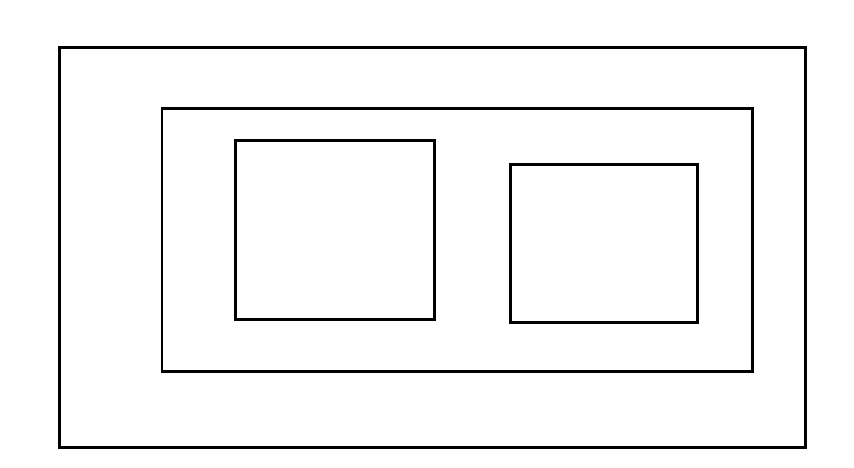
//> input picture test_rectangles/rect2.png, 854 x 468 px
$ ./sol_nested_rectangle   (built with g++ and OpenCV 4)
//> lines starting //> are read from the running program, lines starting //| are printed output that depends on the picture; after the words box and inside, x2 and y2 are one past the last pixel; in counts of white or black regions, pixels touching at a corner belong together
//> further down, image is the input picture: 468 rows x 854 cols, CV_8UC3; 96% white; 4 black regions, box (x1, y1, x2, y2) and area: (58, 46, 807, 449) 6876, (161, 107, 754, 373) 4858, (234, 139, 436, 321) 2268, (509, 163, 699, 324) 2070
#include <regex>
#include <iostream>
#include <opencv2/opencv.hpp>

using namespace std;
using namespace cv;

Mat preprocessImage(Mat image) {
    Mat gray, blurred, enhanced;

    // Convert the image to grayscale
    cvtColor(image, gray, COLOR_BGR2GRAY);

    // Apply Gaussian blur to reduce noise
    GaussianBlur(gray, blurred, Size(7, 7), 0);
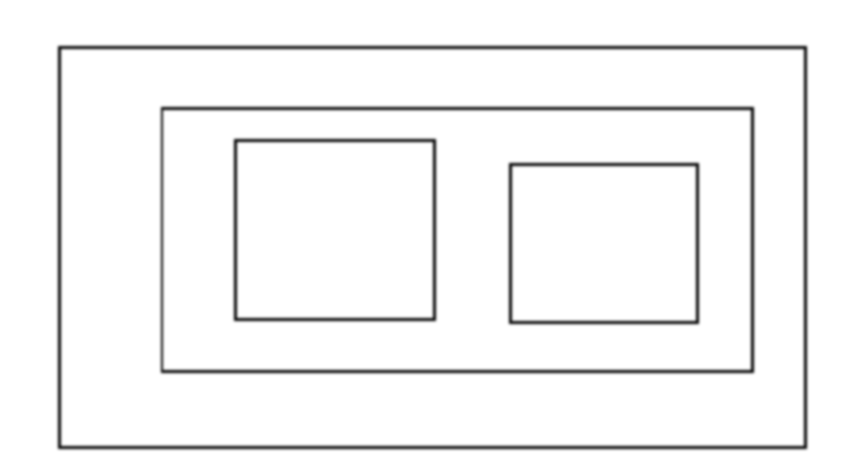
//> blurred: 468 rows x 854 cols, CV_8UC1; min 49, max 255, mean 244.7

    // Enhance contrast using adaptive histogram equalization
    Ptr<CLAHE> clahe = createCLAHE(10.0, Size(8, 8));
    clahe->apply(blurred, enhanced);

    return enhanced;
}

vector<tuple<Point, Point, int>> findNestedRectangles(Mat image) {
    // Preprocess the image
    Mat preprocessedImage = preprocessImage(image);

    // Threshold the preprocessed image to create a binary image.
    Mat thresh;
    threshold(preprocessedImage, thresh, 127, 255, THRESH_BINARY);
//> thresh: 468 rows x 854 cols, CV_8UC1; 96% white; 4 black regions

    // Find contours in the binary image.
    vector<vector<Point>> contours;
    vector<Vec4i> hierarchy;
    findContours(thresh, contours, hierarchy, RETR_LIST, CHAIN_APPROX_SIMPLE);
//> contours = 9 contours; largest, box (x1, y1, x2, y2) and area: (0, 0, 854, 468) 398351, (57, 45, 808, 450) 302992, (61, 49, 804, 446) 293830, (160, 106, 755, 374) 158590, (163, 110, 751, 370) 152031

    // Initialize an empty list to store the rectangles and their levels.
    vector<tuple<Point, Point, int>> rectangles;

    // Get the dimensions of the image
    int height = image.rows;
//> height = 468
    int width = image.cols;
//> width = 854

    // Loop through the contours and find rectangles.
    for (size_t i = 0; i < contours.size(); i++) {
        // Check if the contour is a rectangle.
        vector<Point> approx;
        approxPolyDP(contours[i], approx, 0.01 * arcLength(contours[i], true), true);
        if (approx.size() == 4 && isContourConvex(approx)) {
            // Get the bounding rectangle of the contour.
            Rect rect = boundingRect(contours[i]);
            int x = rect.x;
            int y = rect.y;
            int w = rect.width;
            int h = rect.height;

            // Exclude rectangles touching the image edges
            if (x == 0 || y == 0 || x + w == width || y + h == height)
                continue;

            // Calculate the level of nesting for the rectangle.
            int level = 0;
            for (size_t j = 0; j < contours.size(); j++) {
                if (i == j)
                    continue;
                Rect otherRect = boundingRect(contours[j]);
                int other_x = otherRect.x;
                int other_y = otherRect.y;
                int other_w = otherRect.width;
                int other_h = otherRect.height;
                // Check if the current rectangle completely encloses the other rectangle
                if (x < other_x && x + w > other_x + other_w && y < other_y && y + h > other_y + other_h)
                    level++;
            }

            // Add the rectangle and its level to the list.
            rectangles.push_back(make_tuple(Point(x, y), Point(x + w, y + h), level));
        }
    }
//> this loop made 9 passes
//> (x, y, w, h, level) on passes 1 to 6: (512, 166, 184, 155, 0), (508, 162, 192, 163, 1), (237, 142, 196, 176, 0), (233, 138, 204, 184, 1), (163, 110, 588, 260, 4), (160, 106, 595, 268, 5)

    return rectangles;
}

int main() {
    // Load the image.
    string path = "test_rectangles/rect2.png";
    Mat image = imread(path);

    // Find the nested rectangles.
    vector<tuple<Point, Point, int>> rectangles = findNestedRectangles(image);
//> rectangles = 8 items

    // Print the results.
    for (size_t i = 0; i < rectangles.size(); i++) {
        Point pt1 = get<0>(rectangles[i]);
        Point pt2 = get<1>(rectangles[i]);
        int level = get<2>(rectangles[i]);
        cout << "Rectangle: (" << pt1.x << ", " << pt1.y << ") - (" << pt2.x << ", " << pt2.y << "), Level: " << level << endl;
    }
//> this loop made 8 passes
//> (pt1, pt2, level) on passes 1 to 8: (Point(512, 166), Point(696, 321), 0), (Point(508, 162), Point(700, 325), 1), (Point(237, 142), Point(433, 318), 0), (Point(233, 138), Point(437, 322), 1), (Point(163, 110), Point(751, 370), 4), (Point(160, 106), Point(755, 374), 5), (Point(61, 49), Point(804, 446), 6), (Point(57, 45), Point(808, 450), 7)
//| Rectangle: (512, 166) - (696, 321), Level: 0
//| Rectangle: (508, 162) - (700, 325), Level: 1
//| Rectangle: (237, 142) - (433, 318), Level: 0
//| Rectangle: (233, 138) - (437, 322), Level: 1
//| Rectangle: (163, 110) - (751, 370), Level: 4
//| Rectangle: (160, 106) - (755, 374), Level: 5
//| Rectangle: (61, 49) - (804, 446), Level: 6
//| Rectangle: (57, 45) - (808, 450), Level: 7

    // Draw the rectangles on the image and label them with their level.
    int i = 0;
    int space = 0;
    for (size_t i = 0; i < rectangles.size(); i++) {
        Point pt1 = get<0>(rectangles[i]);
        Point pt2 = get<1>(rectangles[i]);
        int level = get<2>(rectangles[i]);

        // Draw the rectangle
        rectangle(image, pt1, pt2, Scalar(0, 238, 0), 2);

        // Add text showing the level on the top left corner of the rectangle
        if (i % 2 != 0)
            space = 0;
        else
            space = 20;
        putText(image, to_string(level), Point(pt1.x + space, pt1.y), FONT_HERSHEY_SIMPLEX, 0.5, Scalar(238, 0, 0), 1, LINE_AA);
    }
//> this loop made 8 passes
//> pass 1, `putText(image, to_string(level), Point(pt1.x + space, pt1.y), FONT_HER..`:
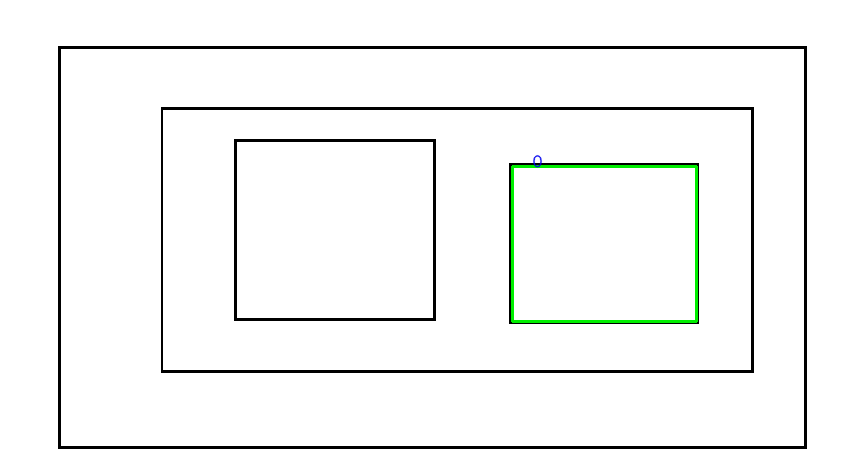
//> image: 468 rows x 854 cols, CV_8UC3; 0.52% of pixels changed, all inside (x1, y1, x2, y2) = (511, 154, 698, 323)
//> pass 2, `putText(image, to_string(level), Point(pt1.x + space, pt1.y), FONT_HER..`:
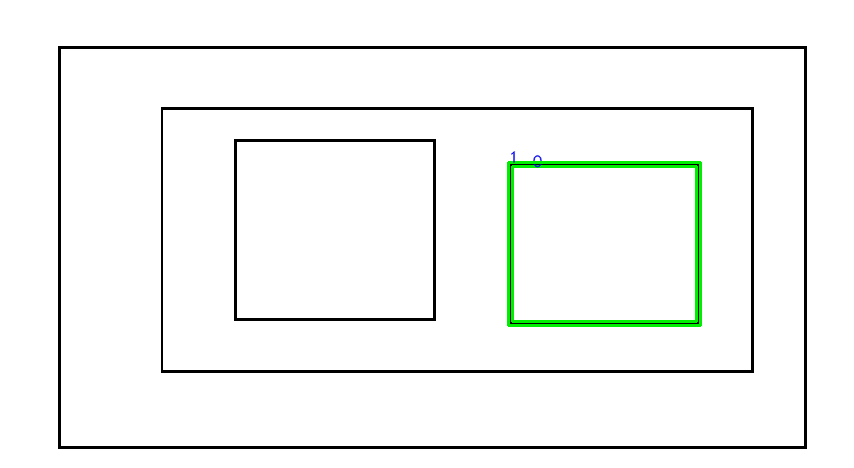
//> image: 468 rows x 854 cols, CV_8UC3; 0.54% of pixels changed, all inside (x1, y1, x2, y2) = (507, 151, 702, 327)
//> pass 3, `putText(image, to_string(level), Point(pt1.x + space, pt1.y), FONT_HER..`:
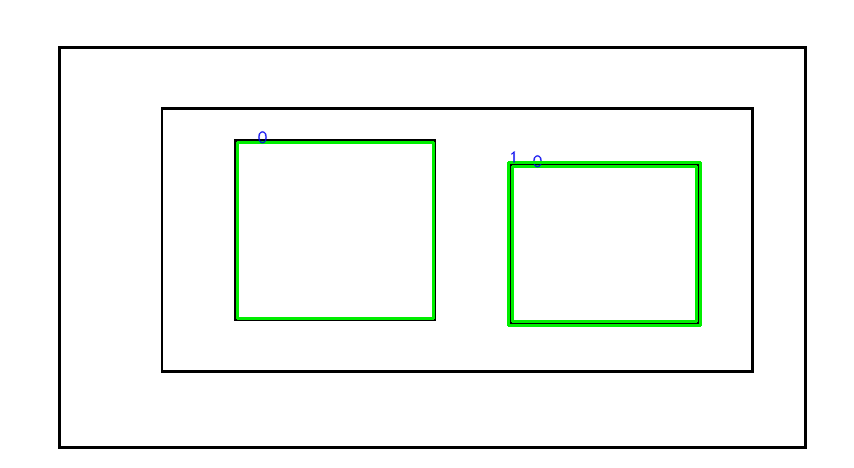
//> image: 468 rows x 854 cols, CV_8UC3; 0.57% of pixels changed, all inside (x1, y1, x2, y2) = (236, 130, 435, 320)
//> after the loop:
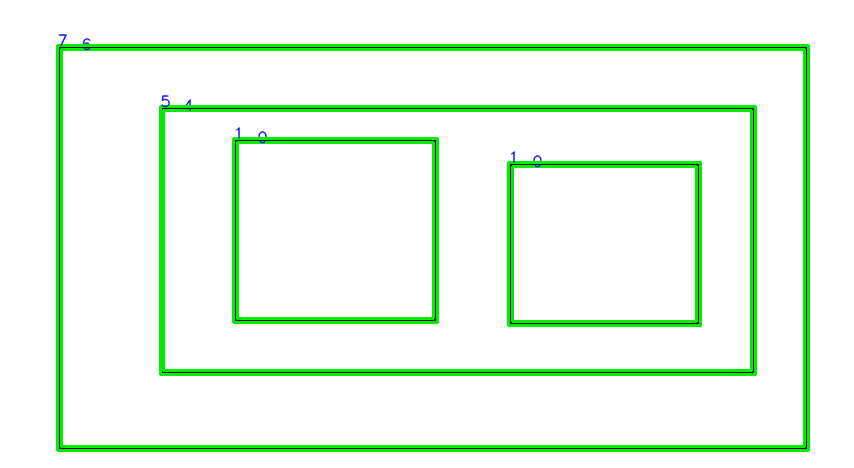
//> image: 468 rows x 854 cols, CV_8UC3; 6.65% of pixels changed, all inside (x1, y1, x2, y2) = (56, 34, 810, 452)

    // Save the output image
    string pattern = "/([^/.]+)\\.";
    smatch match;
    regex_search(path, match, regex(pattern));
    imwrite("output_rectangles/" + match.str(1) + "_cpp_output.png", image);

    // Show the image
    imshow("Image", image);
    waitKey(0);
    destroyAllWindows();

    return 0;
}

$ run again, with test_rectangles/rect1.png copied over test_rectangles/rect2.png
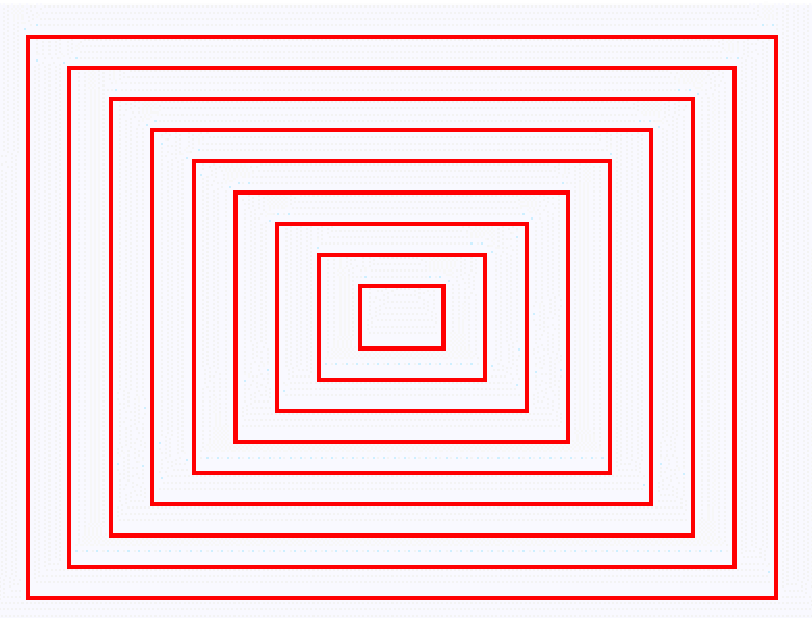
//> input picture test_rectangles/rect1.png, 812 x 618 px
//> image is the input picture: 618 rows x 812 cols, CV_8UC3; mean B, G, R 226.2, 221.4, 248.9
//> in findNestedRectangles, `threshold(preprocessedImage, thresh, 127, 255, THRESH_BINARY);`:
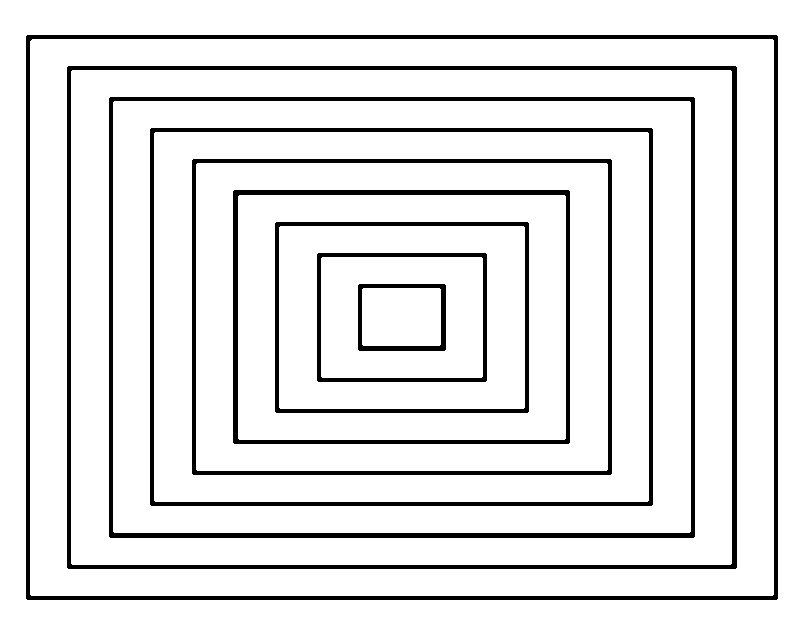
//> thresh: 618 rows x 812 cols, CV_8UC1; 89.2% white; 9 black regions
//> contours = 19 contours; largest, box (x1, y1, x2, y2) and area: (0, 0, 812, 618) 500387, (25, 34, 779, 601) 426190, (30, 39, 774, 596) 413104, (66, 65, 738, 570) 338176, (71, 70, 732, 565) 326038
//> the loop in findNestedRectangles, `for (size_t i = 0; i < contours.size(); i++)` made 19 passes
//> (approx, x, y, w, h) on passes 15 to 19: (4 Points (x, y): [71, 71], [72, 564], [731, 563], [730, 70], 71, 70, 661, 495), (4 Points (x, y): [66, 67], [735, 65], [737, 567], [68, 569], 66, 65, 672, 505), (4 Points (x, y): [30, 41], [31, 595], [773, 594], [772, 39], 30, 39, 744, 557), (4 Points (x, y): [25, 36], [776, 34], [778, 598], [27, 600], 25, 34, 754, 567), (4 Points (x, y): [0, 0], [0, 617], [811, 617], [811, 0], 0, 0, 812, 618)
//> rectangles = 18 items
//> the loop `for (size_t i = 0; i < rectangles.size(); i++)` made 18 passes
//> (pt1, pt2) on passes 1 to 8: (Point(362, 288), Point(441, 346)), (Point(357, 283), Point(447, 352)), (Point(321, 257), Point(483, 378)), (Point(316, 252), Point(488, 383)), (Point(279, 226), Point(525, 409)), (Point(274, 221), Point(530, 414)), (Point(238, 195), Point(566, 440)), (Point(232, 189), Point(571, 445))
//> (printed output is left out)
//> after the loop `for (size_t i = 0; i < rectangles.size(); i++)`:
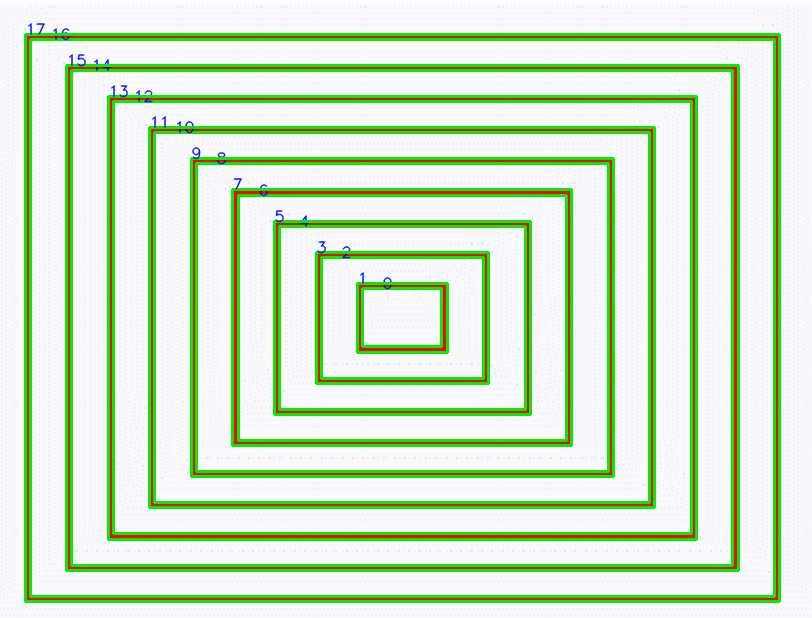
//> image: 618 rows x 812 cols, CV_8UC3; mean B, G, R 199.5, 232.4, 209.3

$ run again, with test_rectangles/rect.png copied over test_rectangles/rect2.png
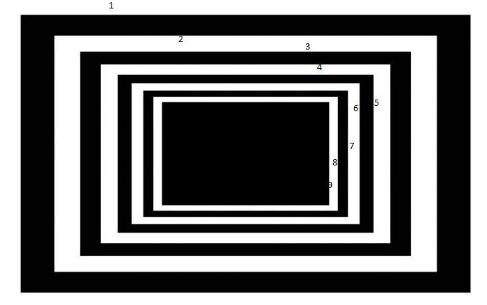
//> input picture test_rectangles/rect.png, 487 x 305 px
//> image is the input picture: 305 rows x 487 cols, CV_8UC3; mean B, G, R 116.3, 116.3, 116.3
//> in findNestedRectangles, `threshold(preprocessedImage, thresh, 127, 255, THRESH_BINARY);`:
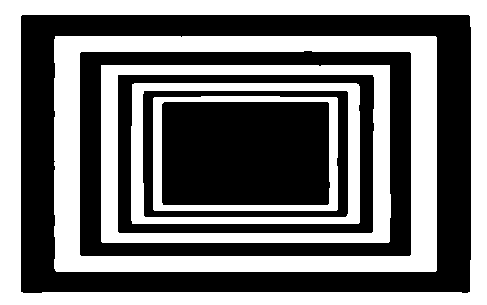
//> thresh: 305 rows x 487 cols, CV_8UC1; 45.9% white; 5 white regions
//> contours = 10 contours; largest, box (x1, y1, x2, y2) and area: (0, 0, 487, 305) 147744, (20, 14, 472, 294) 125353, (54, 36, 437, 272) 89704, (79, 50, 412, 257) 68060, (101, 65, 391, 243) 50997
//> the loop in findNestedRectangles, `for (size_t i = 0; i < contours.size(); i++)` made 10 passes
//> (approx, x, y, w, h) on passes 7 to 10: (4 Points (x, y): [411, 53], [409, 256], [79, 254], [81, 51], 79, 50, 333, 207), (4 Points (x, y): [55, 36], [56, 271], [436, 270], [435, 36], 54, 36, 383, 236), (4 Points (x, y): [20, 16], [468, 14], [470, 291], [21, 292], 20, 14, 452, 280), (4 Points (x, y): [0, 0], [0, 304], [486, 304], [486, 0], 0, 0, 487, 305)
//> rectangles = 9 items
//> the loop `for (size_t i = 0; i < rectangles.size(); i++)` made 9 passes
//> (pt1, pt2) on passes 1 to 8: (Point(161, 101), Point(331, 206)), (Point(153, 96), Point(338, 211)), (Point(142, 90), Point(349, 218)), (Point(131, 83), Point(360, 224)), (Point(117, 74), Point(375, 234)), (Point(101, 65), Point(391, 243)), (Point(79, 50), Point(412, 257)), (Point(54, 36), Point(437, 272))
//> (printed output is left out)
//> after the loop `for (size_t i = 0; i < rectangles.size(); i++)`:
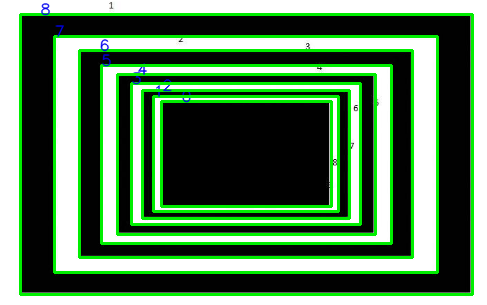
//> image: 305 rows x 487 cols, CV_8UC3; mean B, G, R 88.7, 127.1, 88.3
